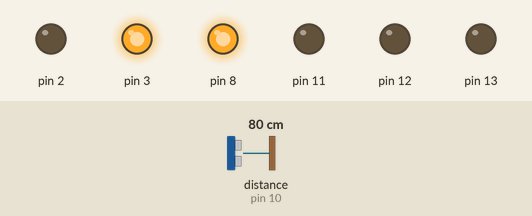
Bench run of a sketch on a simulated Arduino Uno, built with avr-gcc and run on an emulated ATmega328P. On the bench: output pins drawn as LEDs (lit = HIGH). Wiring (inferred from the names in the program): ultrasonic range finder: trigger pin 9; echo pin 10. Inputs (shaded band) come from the test bench; at power-on: distance to the obstacle (sensor on pin 10) 80 cm. The echo pulse lasts 58.3 µs per cm; pins used as bus, display or sensor lines are not drawn; what the sketch prints to the serial monitor is not drawn.

Above: at 0.1 s.
At 2.2 s:
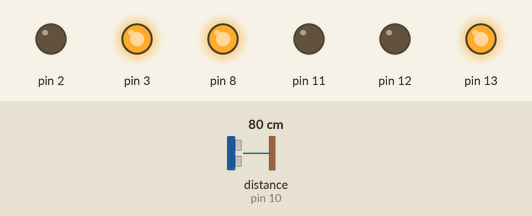
2.3 s: distance to the obstacle (sensor on pin 10) set to 2 cm
3.8 s: distance to the obstacle (sensor on pin 10) set to 4 cm
Timing chart, 0 to 6.8 s (numbered marks = the images above; inputs shaded):
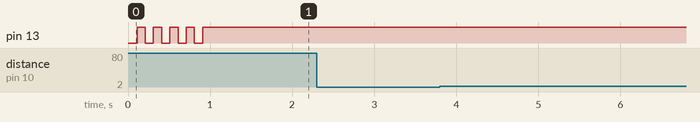

The sketch:

echo-Midi.ino
```cpp
#define OFF 1
#define ON 2
#define WAIT 3

byte incomingByte;
byte note;
byte previousnote =0;
byte velocity;

byte byte1;
byte byte2;
byte byte3;
int action=2; //1 =note off ; 2=note on ; 3= wait

const int trig = 9;
const int echo = 10;
long time, dist;
void setup() {
  delay(10);
  Serial.begin(31250);
  //Serial.begin(9600);
  pinMode(trig, OUTPUT);
  pinMode(echo, INPUT);
  pinMode(2, OUTPUT);
  pinMode(3, OUTPUT);
   pinMode(8, OUTPUT);
  pinMode(11, OUTPUT);
  pinMode(12, OUTPUT);
  pinMode(13, OUTPUT);
  digitalWrite (2, LOW);
  digitalWrite (3, HIGH);
  digitalWrite (8, HIGH);
  digitalWrite (11, LOW);
  digitalWrite (12, LOW);
    digitalWrite (13, LOW);
    delay(100);
     digitalWrite (13, HIGH);
     delay(100);
      digitalWrite (13, LOW);
    delay(100);
     digitalWrite (13, HIGH);
     delay(100); digitalWrite (13, LOW);
    delay(100);
     digitalWrite (13, HIGH);
     delay(100); digitalWrite (13, LOW);
    delay(100);
     digitalWrite (13, HIGH);
     delay(100); digitalWrite (13, LOW);
    delay(100);
     digitalWrite (13, HIGH);
     delay(100);

  delay (20);
}
void loop() {
  digitalWrite(trig, LOW);
  delayMicroseconds(2);
  digitalWrite(trig, HIGH);
  delayMicroseconds(10);
  digitalWrite(trig, LOW);
  time = pulseIn(echo, HIGH);
  dist = (time / 2) / 2.91;
delay(10);
  if (dist < 2500) {
  note = map(dist, 50, 2500, 100, 20);
  if(note != previousnote){
  Serial.write(0x90);
  Serial.write(note);
  Serial.write(0x7F);}
  previousnote = note;
delay (50);
//  Serial.write(0x80);
//  Serial.write(note);
//  Serial.write(0x00);
 }
}
```

Measured:
- after the input at 2.3 s, every drawn part: stays the same
- after the input at 3.8 s, every drawn part: stays the same
